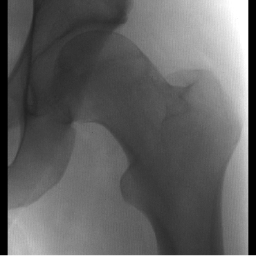
#> input picture data/xray/train/all/05R006464_left_0_270_patch.png, 256 x 256 px, found by its file name; its folder holds only this picture in this run
$ python convert_images.py
#> lines starting #> are read from the running program, lines starting #| are printed output that depends on the picture
import os
import sys

import cv2
import numpy as np

def CLAHE(img, cliplimit=4.0, tilegridsize=(8,8)):
    """
        improve contrast to make bones more noticable in hand images
    """
    clahe = cv2.createCLAHE(clipLimit=cliplimit, tileGridSize=tilegridsize)
    img = clahe.apply(img)
    return img

def histogram_equalization(img):
    """
        Convert min ~ max range to 0 ~ 255 range
    """

    img = img.astype(np.float64)

    min_val = np.min(img)
    max_val = np.max(img)
    img = img - min_val
    img = img/(max_val-min_val)

    img = img*255.0
    img = img.astype(np.uint8)

    return img

img_src_dir = "../data/xray_original/train/all"
img_dst_dir = "../data/xray_flip_hist/train/all"
#img_dst_dir = "../data/xray_resized_dim128/train/all"
if not os.path.exists(img_dst_dir):
    os.makedirs(img_dst_dir)

for img_file in os.listdir(img_src_dir):
    if not img_file.endswith(".png"):
        continue
    src_file_path = os.path.join(img_src_dir, img_file)
    dst_file_path = os.path.join(img_dst_dir, img_file)

    img = cv2.imread(src_file_path, 0)
#> img is the input picture: shape (256, 256); min 0, max 255, mean 96.7
    height, width = img.shape
#> height = 256; width = 256
    #new_height, new_width = (369, 370)
    new_height, new_width = (370, 370)
    #print height, width

    img_new = np.zeros((new_height, new_width), dtype=img.dtype)

    # [5 lines of commented-out code are left out]

    img_new = img[58:58+new_height, 143:143+new_width]
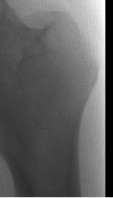
#> img_new: shape (198, 113); min 0, max 255, mean 96.9
    #img_new = img[top:bottom, left:right]
    #img_new = cv2.resize(img_new, (128,128), interpolation=cv2.INTER_LINEAR)

    if "_right_" in img_file:
        img_new = cv2.flip(img_new, 1)

    #img_new = CLAHE(img_new)
    img_new = histogram_equalization(img_new)
#> in histogram_equalization, `min_val = np.min(img)`: min_val = 0
#> in histogram_equalization, `max_val = np.max(img)`: max_val = 255

    cv2.imwrite(dst_file_path, img_new)

$ run again, on data/xray/train/all/05R053084_right_0_2750_patch.png
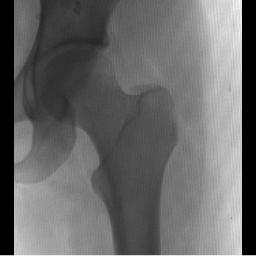
#> input picture data/xray/train/all/05R053084_right_0_2750_patch.png, 256 x 256 px, found by its file name
#> img is the input picture: shape (256, 256); min 0, max 250, mean 103.4
#> `img_new = img[58:58+new_height, 143:143+new_width]`:
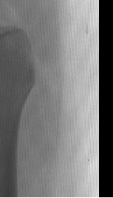
#> img_new: shape (198, 113); min 0, max 247, mean 121.1
#> `img_new = cv2.flip(img_new, 1)`:
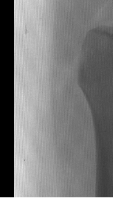
#> img_new: shape (198, 113); min 0, max 247, mean 121.1
#> min_val = 0
#> max_val = 247

$ run again, on data/xray/train/all/05R057075_left_0_2925_patch.png
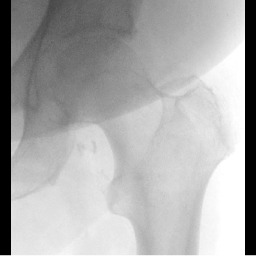
#> input picture data/xray/train/all/05R057075_left_0_2925_patch.png, 256 x 256 px, found by its file name
#> img is the input picture: shape (256, 256); min 0, max 255, mean 171.4
#> `img_new = img[58:58+new_height, 143:143+new_width]`:
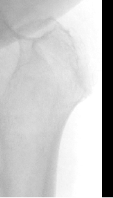
#> img_new: shape (198, 113); min 0, max 255, mean 198
#> min_val = 0
#> max_val = 255
